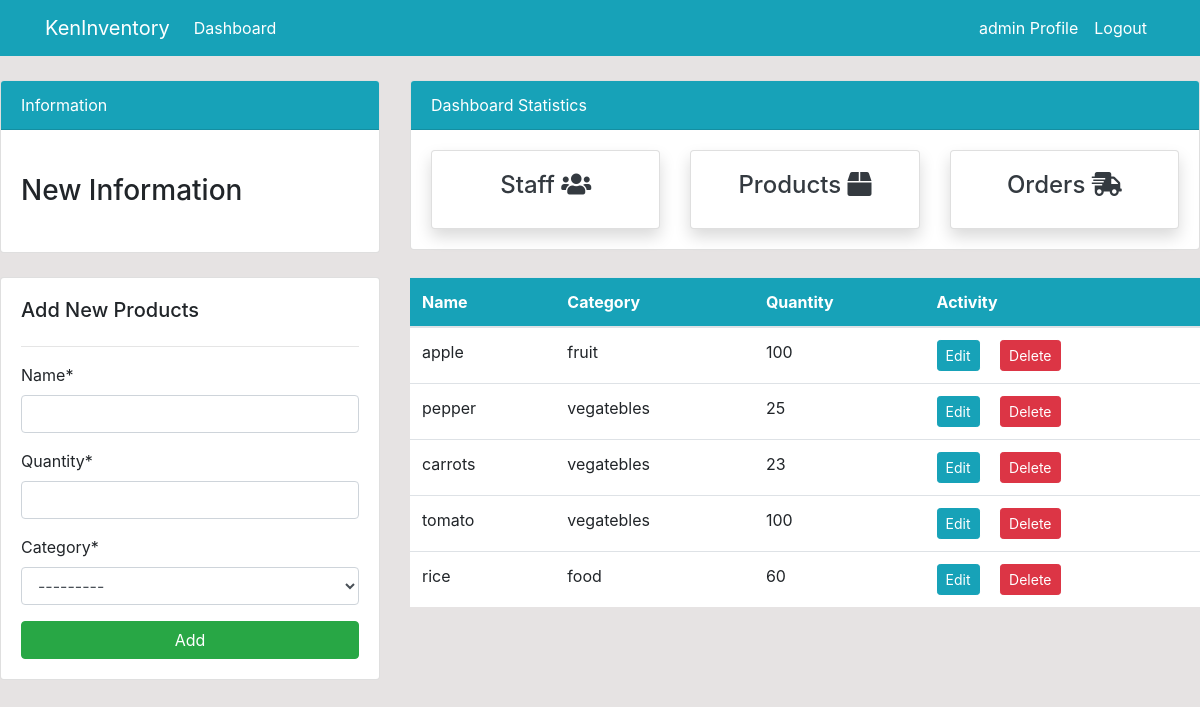
Screenshot of /products/ (signed in) with the database file from the repository.
### dashboard/models.py (models this page shows, shortened)
class Product(models.Model):
    name = models.CharField(max_length=100, null=True)
    quantity = models.PositiveIntegerField(null=True)
    category = models.ForeignKey(
        Category,  related_name="categoryProduct", on_delete=models.CASCADE)

class Category(models.Model):
    title = models.CharField(max_length=50)
    slug = models.SlugField(null=False, unique=True, allow_unicode=True)
    create_at = models.DateTimeField(auto_now_add=True)
    update_at = models.DateTimeField(auto_now=True)
    def __str__(self):
        return self.title

### dashboard/views.py (the view)
# urls.py: path('products/', views.products, name='dashboard-products'),
@login_required(login_url='user-login')
def products(request):
    product = Product.objects.all()
    if request.method == 'POST':
        form = ProductForm(request.POST)
        if form.is_valid():
            form.save()
            return redirect('dashboard-products')
    else:
        form = ProductForm()
    context = {
        'product': product,
        'form': form,
    }
    return render(request, 'dashboard/products.html', context)

### dashboard/forms.py
class ProductForm(forms.ModelForm):
    class Meta:
        model = Product
        fields = '__all__'

### templates/dashboard/products.html (shortened to what this page needs)
{% extends 'partials/base.html' %}
{% load crispy_forms_tags %}
{% block content %}
{% include 'partials/topside.html' %}
<div class="row my-4">
    <div class="col-md-4">
        <div class="card card-body">
            <h5>Add New Products</h5>
            <hr>
            <form method="POST">
                {{ form|crispy }}
                <input class="btn btn-success btn-block" type="submit" value="Add">
            </form>
        </div>
    </div>
    <div class="col-md-8">
        <table class="table bg-white">
            <thead class="bg-info text-white">
                <tr>
                    <th scope="col">Name</th>
                    <th scope="col">Category</th>
                    <th scope="col">Quantity</th>
                    <th scope="col">Activity</th>
                </tr>
            </thead>
            <tbody>
                {% for product in product %}
                <tr>
                    <td>{{ product.name }}</td>
                    <td>{{ product.category }}</td>
                    <td>{{ product.quantity }}</td>
                    <td>
                        <a class="btn btn-info btn-sm mr-2"
                            href="{% url 'dashboard-products-edit' product.id %}">Edit</a>
                        <a class="btn btn-danger btn-sm ml-2"
                            href="{% url 'dashboard-products-delete' product.id %}">Delete</a>
                    </td>
                </tr>
                {% endfor %}
            </tbody>
        </table>
    </div>
</div>
{% endblock %}

### templates/partials/nav.html (shortened to what this page needs)
<nav class="navbar navbar-expand-lg navbar-info bg-info">
    <div class="container">
        {% if user.is_authenticated %}
        <a class="navbar-brand text-white" href="{% url 'dashboard-index' %}">KenInventory</a>
        <div class="collapse navbar-collapse" id="navbarSupportedContent">
            <ul class="navbar-nav mr-auto">
                <li class="nav-item active">
                    <a class="nav-link text-white" href="{% url 'dashboard-index' %}">Dashboard </a>
                </li>
            </ul>
            <ul class="navbar-nav ml-auto">
                <li class="nav-item active">
                    <a class="nav-link text-white" href="{% url 'user-profile' %}">{{ user.username }} Profile
                        <span class="sr-only">(current)</span></a>
                </li>
                <li class="nav-item">
                    <a class="nav-link text-white" href="{% url 'user-logout' %}">Logout</a>
                </li>
            </ul>
            {% endif %}
        </div>
    </div>
</nav>

### project/static/css/style.css (style rules this page uses)
body { background: rgb(230, 227, 227); }

### rows the page displays
Product: name "apple", category "fruit", quantity "100"
Product: name "pepper", category "vegatebles", quantity "25"
Product: name "carrots", category "vegatebles", quantity "23"
Product: name "tomato", category "vegatebles", quantity "100"
Product: name "rice", category "food", quantity "60"

### other values shown
{{ user.username }} "admin"
